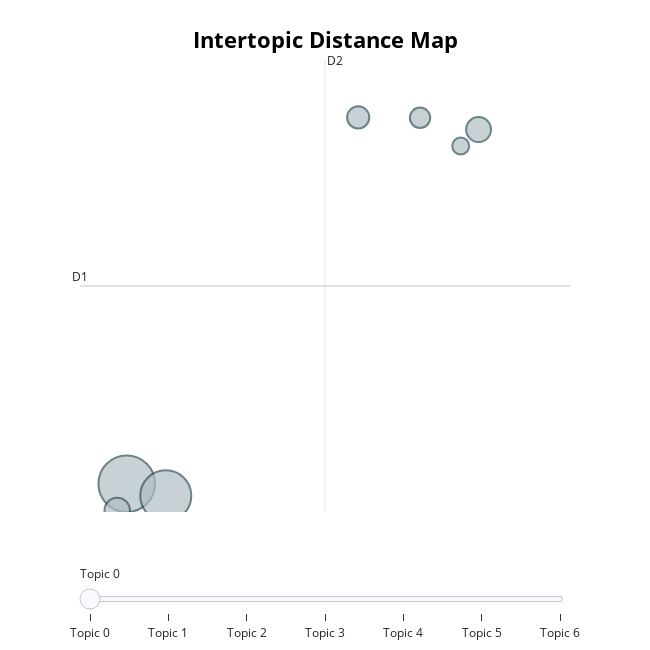

Notebook code cell kept with this figure:
### Code cell
model.visualize_topics()

### Figure 1 — Plotly figure (JSON) as saved in the notebook; plotly's stock layout.template omitted (floating-point values rounded to 4 significant figures)
{"data": [{"customdata": [[0, "match | argentina | team | messi | first", 124], [1, "qatar | said | rights | tournament | fifa", 101], [2, "said | russian | ukraine | ukrainian | russia", 25], [3, "iran | iranian | irans | team | said", 24], [4, "ronaldo | portugal | match | switzerland | goal", 19], [5, "iran | us | wales | england | team", 16], [6, "womens | soccer | mens | fifa | us", 11]], "hovertemplate": "<b>Topic %{customdata[0]}</b><br>Words: %{customdata[1]}<br>Size: %{customdata[2]}", "legendgroup": "", "marker": {"color": "#B0BEC5", "line": {"color": "DarkSlateGrey", "width": 2}, "size": [124, 101, 25, 24, 19, 16, 11], "sizemode": "area", "sizeref": 0.0775, "symbol": "circle"}, "mode": "markers", "name": "", "orientation": "v", "showlegend": false, "type": "scatter", "x": [2.383, 2.745, 2.296, 5.639, 4.525, 5.098, 5.474], "xaxis": "x", "y": [0.5832, 0.1545, -0.368, 13.19, 13.62, 13.61, 12.6], "yaxis": "y"}], "layout": {"annotations": [{"showarrow": false, "text": "D1", "x": 1.951, "y": 7.62, "yshift": 10}, {"showarrow": false, "text": "D2", "x": 4.218, "xshift": 10, "y": 15.66}], "height": 650, "hoverlabel": {"bgcolor": "white", "font": {"family": "Rockwell", "size": 16}}, "legend": {"itemsizing": "constant", "tracegroupgap": 0}, "margin": {"t": 60}, "shapes": [{"line": {"color": "#CFD8DC", "width": 2}, "type": "line", "x0": 4.218, "x1": 4.218, "y0": -0.4232, "y1": 15.66}, {"line": {"color": "#9E9E9E", "width": 2}, "type": "line", "x0": 1.951, "x1": 6.485, "y0": 7.62, "y1": 7.62}], "sliders": [{"active": 0, "pad": {"t": 50}, "steps": [{"args": [{"marker.color": [["red", "#B0BEC5", "#B0BEC5", "#B0BEC5", "#B0BEC5", "#B0BEC5", "#B0BEC5"]]}], "label": "Topic 0", "method": "update"}, {"args": [{"marker.color": [["#B0BEC5", "red", "#B0BEC5", "#B0BEC5", "#B0BEC5", "#B0BEC5", "#B0BEC5"]]}], "label": "Topic 1", "method": "update"}, {"args": [{"marker.color": [["#B0BEC5", "#B0BEC5", "red", "#B0BEC5", "#B0BEC5", "#B0BEC5", "#B0BEC5"]]}], "label": "Topic 2", "method": "update"}, {"args": [{"marker.color": [["#B0BEC5", "#B0BEC5", "#B0BEC5", "red", "#B0BEC5", "#B0BEC5", "#B0BEC5"]]}], "label": "Topic 3", "method": "update"}, {"args": [{"marker.color": [["#B0BEC5", "#B0BEC5", "#B0BEC5", "#B0BEC5", "red", "#B0BEC5", "#B0BEC5"]]}], "label": "Topic 4", "method": "update"}, {"args": [{"marker.color": [["#B0BEC5", "#B0BEC5", "#B0BEC5", "#B0BEC5", "#B0BEC5", "red", "#B0BEC5"]]}], "label": "Topic 5", "method": "update"}, {"args": [{"marker.color": [["#B0BEC5", "#B0BEC5", "#B0BEC5", "#B0BEC5", "#B0BEC5", "#B0BEC5", "red"]]}], "label": "Topic 6", "method": "update"}]}], "title": {"font": {"color": "Black", "size": 22}, "text": "<b>Intertopic Distance Map", "x": 0.5, "xanchor": "center", "y": 0.95, "yanchor": "top"}, "width": 650, "xaxis": {"anchor": "y", "domain": [0, 1], "range": [1.951, 6.485], "title": {"text": ""}, "visible": false}, "yaxis": {"anchor": "x", "domain": [0, 1], "range": [-0.4232, 15.66], "title": {"text": ""}, "visible": false}}}
